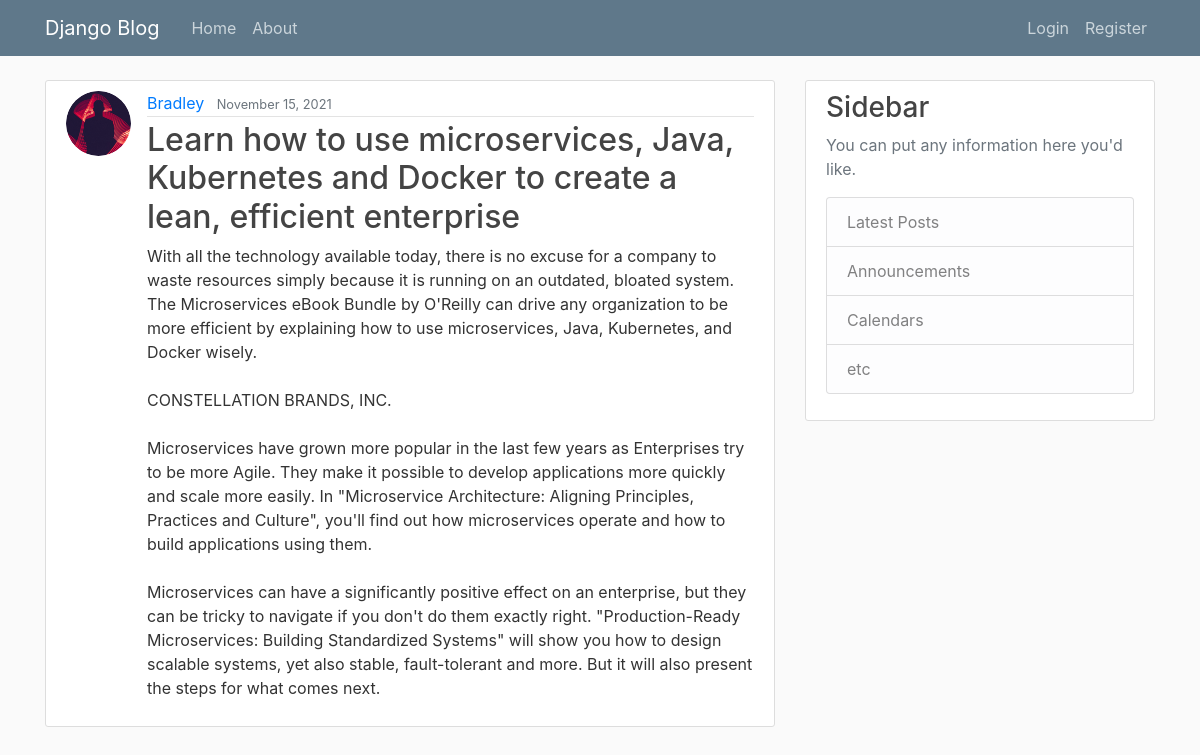
Page /post/23/ on the committed database.
### blog/models.py (models this page shows, shortened)
class Post(models.Model):
    title = models.CharField(max_length=100)
    content = models.TextField()
    date_posted = models.DateTimeField(default=timezone.now)
    author = models.ForeignKey(User, on_delete=models.CASCADE)

### users/models.py (models this page shows, shortened)
class Profile(models.Model):
    user = models.OneToOneField(User, on_delete=models.CASCADE)
    image = models.ImageField(default='default.jpg', upload_to='profile_pics')

### blog/views.py (the view)
# urls.py: path('post/<int:pk>/', PostDetailView.as_view(), name='post-detail'),
class PostDetailView(DetailView):
    model = Post

### blog/templates/blog/post_detail.html (shortened to what this page needs)
{% extends 'blog/base.html' %}
{% block content %}
    <article class="media content-section">
          <img class="rounded-circle article-img" src="{{ object.author.profile.image.url }}">
          <div class="media-body">
            <div class="article-metadata">
              <a class="mr-2" href="{% url 'user-posts' object.author.username %}">{{ object.author }}</a>
              <small class="text-muted">{{ object.date_posted|date:"F d, Y" }}</small>
            </div>
            <h2 class="article-title"> {{ object.title }}</h2>
            <p class="article-content">{{ object.content }}</p>
          </div>
    </article>
{% endblock content %}

### blog/static/blog/main.css (style rules this page uses)
body { background: #fafafa; color: #333333; margin-top: 5rem; }
h1, h2, h3, h4, h5, h6 { color: #444444; }
.content-section { background: #ffffff; padding: 10px 20px; border: 1px solid #dddddd; border-radius: 3px; margin-bottom: 20px; }
.article-title { color: #444444; }
.article-content { white-space: pre-line; }
.article-img { height: 65px; width: 65px; margin-right: 16px; }
.article-metadata { padding-bottom: 1px; margin-bottom: 4px; border-bottom: 1px solid #e3e3e3 }

### rows in the picture
Post: author.profile.image (picture), author "Bradley", date_posted "November 15, 2021", title "Learn how to use microservices, Java, Kubernetes and Docker to create a lean, efficient enterprise", content "With all the technology available today, there is no excuse for a company to waste resources simply because it is running on an outdated, bloated system. The Microservices eBook Bundle by O'Reilly can drive any organization to be more efficient by explaining how to use microservices, Java, Kubernetes, and Docker wisely. CONSTELLATION BRANDS, INC. Microservices have grown more popular in the last few years as Enterprises try to be more Agile. They make it possible to develop applications more quickly and scale more easily. In \"Microservice Architecture: Aligning Principles, Practices and Culture\", you'll find out how microservices operate and how to build applications using them.…"
